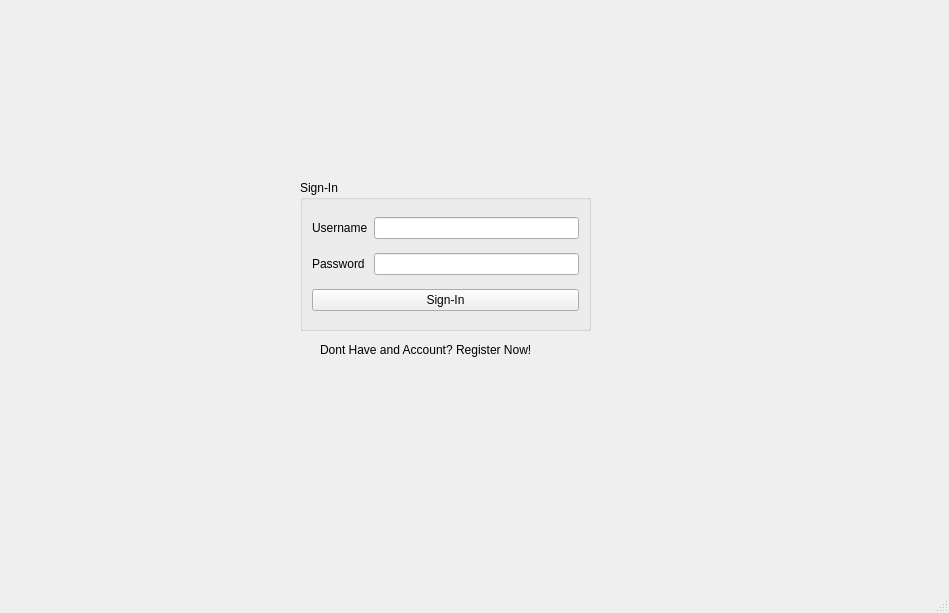
<?xml version="1.0" encoding="UTF-8"?>
<ui version="4.0">
 <class>MainWindow</class>
 <widget class="QMainWindow" name="MainWindow">
  <property name="geometry">
   <rect>
    <x>0</x>
    <y>0</y>
    <width>949</width>
    <height>613</height>
   </rect>
  </property>
  <property name="windowTitle">
   <string>MainWindow</string>
  </property>
  <widget class="QWidget" name="centralwidget">
   <widget class="QGroupBox" name="groupBox">
    <property name="geometry">
     <rect>
      <x>300</x>
      <y>180</y>
      <width>291</width>
      <height>151</height>
     </rect>
    </property>
    <property name="title">
     <string>Sign-In</string>
    </property>
    <layout class="QVBoxLayout" name="verticalLayout">
     <item>
      <layout class="QGridLayout" name="gridLayout">
       <item row="0" column="1">
        <widget class="QLineEdit" name="lineEdit"/>
       </item>
       <item row="0" column="0">
        <widget class="QLabel" name="label">
         <property name="text">
          <string>Username</string>
         </property>
        </widget>
       </item>
      </layout>
     </item>
     <item>
      <layout class="QGridLayout" name="gridLayout_2">
       <item row="0" column="0">
        <widget class="QLabel" name="label_2">
         <property name="text">
          <string>Password </string>
         </property>
        </widget>
       </item>
       <item row="0" column="1">
        <widget class="QLineEdit" name="lineEdit_2">
         <property name="echoMode">
          <enum>QLineEdit::EchoMode::Password</enum>
         </property>
        </widget>
       </item>
      </layout>
     </item>
     <item>
      <widget class="QPushButton" name="pushButton">
       <property name="text">
        <string>Sign-In</string>
       </property>
      </widget>
     </item>
    </layout>
   </widget>
   <widget class="QLabel" name="RegisterLabel">
    <property name="geometry">
     <rect>
      <x>320</x>
      <y>340</y>
      <width>271</width>
      <height>20</height>
     </rect>
    </property>
    <property name="text">
     <string>Dont Have and Account? Register Now!</string>
    </property>
   </widget>
  </widget>
  <widget class="QMenuBar" name="menubar">
   <property name="geometry">
    <rect>
     <x>0</x>
     <y>0</y>
     <width>949</width>
     <height>25</height>
    </rect>
   </property>
  </widget>
  <widget class="QStatusBar" name="statusbar"/>
 </widget>
 <resources/>
 <connections/>
</ui>
